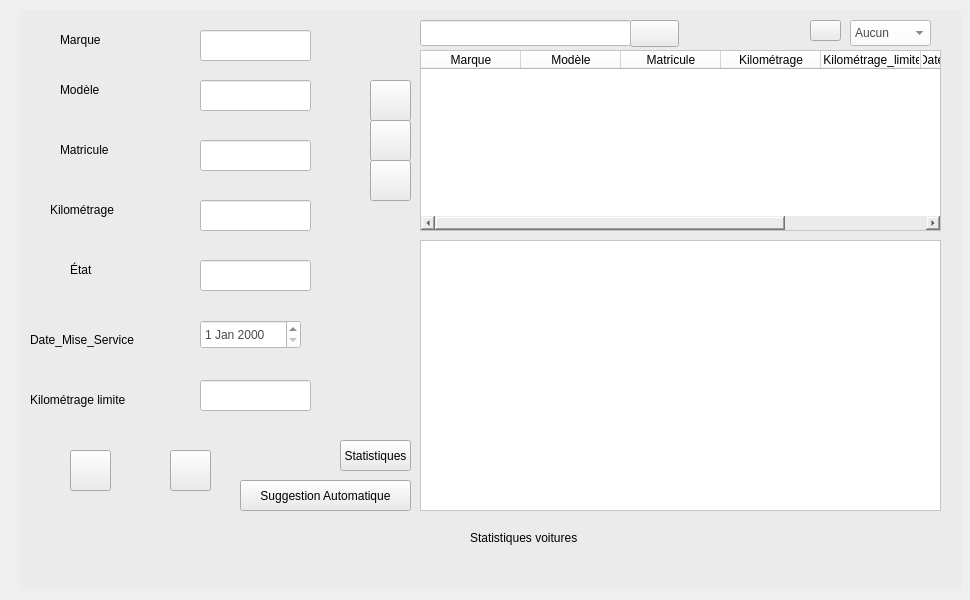
    <widget class="QWidget" name="page_2">
     <widget class="QWidget" name="widget_19" native="true">
      <property name="geometry">
       <rect>
        <x>20</x>
        <y>10</y>
        <width>941</width>
        <height>581</height>
       </rect>
      </property>
      <property name="styleSheet">
       <string notr="true">
background-color: rgb(235, 235, 235);</string>
      </property>
      <widget class="QPushButton" name="pushButton_78">
       <property name="geometry">
        <rect>
         <x>540</x>
         <y>730</y>
         <width>191</width>
         <height>41</height>
        </rect>
       </property>
       <property name="styleSheet">
        <string notr="true">background-color: rgb(251, 140, 0);
font: 12pt &quot;Segoe UI&quot;;</string>
       </property>
       <property name="text">
        <string>Exportation PDF</string>
       </property>
      </widget>
      <widget class="QWidget" name="widget_32" native="true">
       <property name="geometry">
        <rect>
         <x>1240</x>
         <y>280</y>
         <width>181</width>
         <height>151</height>
        </rect>
       </property>
       <property name="styleSheet">
        <string notr="true">background-color: rgb(255, 255, 255);</string>
       </property>
      </widget>
      <widget class="QPushButton" name="pushButton_79">
       <property name="geometry">
        <rect>
         <x>950</x>
         <y>730</y>
         <width>181</width>
         <height>41</height>
        </rect>
       </property>
       <property name="styleSheet">
        <string notr="true">background-color: rgb(229, 57, 53);
font: 12pt &quot;Segoe UI&quot;;
background-color: rgb(216, 53, 50);</string>
       </property>
       <property name="text">
        <string>Supprimer</string>
       </property>
      </widget>
      <widget class="QWidget" name="widget_33" native="true">
       <property name="geometry">
        <rect>
         <x>1230</x>
         <y>490</y>
         <width>201</width>
         <height>201</height>
        </rect>
       </property>
       <property name="styleSheet">
        <string notr="true">background-color: rgb(255, 255, 255);</string>
       </property>
      </widget>
      <widget class="QPushButton" name="pushButton_80">
       <property name="geometry">
        <rect>
         <x>780</x>
         <y>800</y>
         <width>141</width>
         <height>41</height>
        </rect>
       </property>
       <property name="styleSheet">
        <string notr="true">background-color: rgb(51, 181, 31);
font: 12pt &quot;Segoe UI&quot;;</string>
       </property>
       <property name="text">
        <string>Modifier</string>
       </property>
      </widget>
      <widget class="QLabel" name="label_106">
       <property name="geometry">
        <rect>
         <x>1260</x>
         <y>700</y>
         <width>161</width>
         <height>20</height>
        </rect>
       </property>
       <property name="styleSheet">
        <string notr="true">font: 11pt &quot;Segoe UI&quot;;</string>
       </property>
       <property name="text">
        <string>Statistiques élèves</string>
       </property>
      </widget>
      <widget class="QLabel" name="label_107">
       <property name="geometry">
        <rect>
         <x>1270</x>
         <y>440</y>
         <width>121</width>
         <height>20</height>
        </rect>
       </property>
       <property name="styleSheet">
        <string notr="true">font: 11pt &quot;Segoe UI&quot;;</string>
       </property>
       <property name="text">
        <string>Télécharger QR</string>
       </property>
      </widget>
      <widget class="QPushButton" name="pushButton_81">
       <property name="geometry">
        <rect>
         <x>540</x>
         <y>730</y>
         <width>191</width>
         <height>41</height>
        </rect>
       </property>
       <property name="styleSheet">
        <string notr="true">background-color: rgb(251, 140, 0);
font: 12pt &quot;Segoe UI&quot;;</string>
       </property>
       <property name="text">
        <string>Exportation PDF</string>
       </property>
      </widget>
      <widget class="QWidget" name="widget_34" native="true">
       <property name="geometry">
        <rect>
         <x>1240</x>
         <y>280</y>
         <width>181</width>
         <height>151</height>
        </rect>
       </property>
       <property name="styleSheet">
        <string notr="true">background-color: rgb(255, 255, 255);</string>
       </property>
      </widget>
      <widget class="QPushButton" name="pushButton_82">
       <property name="geometry">
        <rect>
         <x>950</x>
         <y>730</y>
         <width>181</width>
         <height>41</height>
        </rect>
       </property>
       <property name="styleSheet">
        <string notr="true">background-color: rgb(229, 57, 53);
font: 12pt &quot;Segoe UI&quot;;
background-color: rgb(216, 53, 50);</string>
       </property>
       <property name="text">
        <string>Supprimer</string>
       </property>
      </widget>
      <widget class="QWidget" name="widget_35" native="true">
       <property name="geometry">
        <rect>
         <x>1230</x>
         <y>490</y>
         <width>201</width>
         <height>201</height>
        </rect>
       </property>
       <property name="styleSheet">
        <string notr="true">background-color: rgb(255, 255, 255);</string>
       </property>
      </widget>
      <widget class="QPushButton" name="pushButton_83">
       <property name="geometry">
        <rect>
         <x>780</x>
         <y>800</y>
         <width>141</width>
         <height>41</height>
        </rect>
       </property>
       <property name="styleSheet">
        <string notr="true">background-color: rgb(51, 181, 31);
font: 12pt &quot;Segoe UI&quot;;</string>
       </property>
       <property name="text">
        <string>Modifier</string>
       </property>
      </widget>
      <widget class="QLabel" name="label_108">
       <property name="geometry">
        <rect>
         <x>1260</x>
         <y>700</y>
         <width>161</width>
         <height>20</height>
        </rect>
       </property>
       <property name="styleSheet">
        <string notr="true">font: 11pt &quot;Segoe UI&quot;;</string>
       </property>
       <property name="text">
        <string>Statistiques élèves</string>
       </property>
      </widget>
      <widget class="QLabel" name="label_109">
       <property name="geometry">
        <rect>
         <x>1270</x>
         <y>440</y>
         <width>121</width>
         <height>20</height>
        </rect>
       </property>
       <property name="styleSheet">
        <string notr="true">font: 11pt &quot;Segoe UI&quot;;</string>
       </property>
       <property name="text">
        <string>Télécharger QR</string>
       </property>
      </widget>
      <widget class="QPushButton" name="pushButton_84">
       <property name="geometry">
        <rect>
         <x>220</x>
         <y>740</y>
         <width>191</width>
         <height>41</height>
        </rect>
       </property>
       <property name="styleSheet">
        <string notr="true">background-color: rgb(251, 140, 0);
font: 12pt &quot;Segoe UI&quot;;</string>
       </property>
       <property name="text">
        <string>Exportation PDF</string>
       </property>
      </widget>
      <widget class="QPushButton" name="pushButton_85">
       <property name="geometry">
        <rect>
         <x>630</x>
         <y>740</y>
         <width>181</width>
         <height>41</height>
        </rect>
       </property>
       <property name="styleSheet">
        <string notr="true">background-color: rgb(229, 57, 53);
font: 12pt &quot;Segoe UI&quot;;
background-color: rgb(216, 53, 50);</string>
       </property>
       <property name="text">
        <string>Supprimer</string>
       </property>
      </widget>
      <widget class="QPushButton" name="pushButton_86">
       <property name="geometry">
        <rect>
         <x>460</x>
         <y>810</y>
         <width>141</width>
         <height>41</height>
        </rect>
       </property>
       <property name="styleSheet">
        <string notr="true">background-color: rgb(51, 181, 31);
font: 12pt &quot;Segoe UI&quot;;</string>
       </property>
       <property name="text">
        <string>Modifier</string>
       </property>
      </widget>
      <widget class="QLabel" name="label_110">
       <property name="geometry">
        <rect>
         <x>940</x>
         <y>710</y>
         <width>161</width>
         <height>20</height>
        </rect>
       </property>
       <property name="styleSheet">
        <string notr="true">font: 11pt &quot;Segoe UI&quot;;</string>
       </property>
       <property name="text">
        <string>Statistiques élèves</string>
       </property>
      </widget>
      <widget class="QLabel" name="label_111">
       <property name="geometry">
        <rect>
         <x>950</x>
         <y>450</y>
         <width>121</width>
         <height>20</height>
        </rect>
       </property>
       <property name="styleSheet">
        <string notr="true">font: 11pt &quot;Segoe UI&quot;;</string>
       </property>
       <property name="text">
        <string>Télécharger QR</string>
       </property>
      </widget>
      <widget class="QPushButton" name="valider">
       <property name="geometry">
        <rect>
         <x>150</x>
         <y>440</y>
         <width>41</width>
         <height>41</height>
        </rect>
       </property>
       <property name="styleSheet">
        <string notr="true"/>
       </property>
       <property name="text">
        <string/>
       </property>
      </widget>
      <widget class="QLabel" name="label_62">
       <property name="geometry">
        <rect>
         <x>50</x>
         <y>250</y>
         <width>31</width>
         <height>20</height>
        </rect>
       </property>
       <property name="styleSheet">
        <string notr="true">color: rgb(0, 0, 0);
font: 8pt &quot;Segoe UI&quot;;</string>
       </property>
       <property name="text">
        <string>État </string>
       </property>
      </widget>
      <widget class="QLineEdit" name="lineEdit_42">
       <property name="geometry">
        <rect>
         <x>180</x>
         <y>70</y>
         <width>111</width>
         <height>31</height>
        </rect>
       </property>
       <property name="styleSheet">
        <string notr="true">background-color: rgb(255, 255, 255);</string>
       </property>
      </widget>
      <widget class="QLabel" name="label_101">
       <property name="geometry">
        <rect>
         <x>30</x>
         <y>190</y>
         <width>71</width>
         <height>20</height>
        </rect>
       </property>
       <property name="styleSheet">
        <string notr="true">color: rgb(0, 0, 0);
font: 8pt &quot;Segoe UI&quot;;</string>
       </property>
       <property name="text">
        <string>Kilométrage</string>
       </property>
      </widget>
      <widget class="QDateEdit" name="dateEdit_7">
       <property name="geometry">
        <rect>
         <x>180</x>
         <y>310</y>
         <width>101</width>
         <height>29</height>
        </rect>
       </property>
       <property name="styleSheet">
        <string notr="true">background-color: rgb(255, 255, 255);
color: rgb(74, 74, 74);</string>
       </property>
      </widget>
      <widget class="QLineEdit" name="lineEdit_45">
       <property name="geometry">
        <rect>
         <x>180</x>
         <y>20</y>
         <width>111</width>
         <height>31</height>
        </rect>
       </property>
       <property name="styleSheet">
        <string notr="true">background-color: rgb(255, 255, 255);</string>
       </property>
      </widget>
      <widget class="QLineEdit" name="lineEdit_44">
       <property name="geometry">
        <rect>
         <x>180</x>
         <y>190</y>
         <width>111</width>
         <height>31</height>
        </rect>
       </property>
       <property name="styleSheet">
        <string notr="true">background-color: rgb(255, 255, 255);</string>
       </property>
      </widget>
      <widget class="QLineEdit" name="lineEdit_43">
       <property name="geometry">
        <rect>
         <x>180</x>
         <y>130</y>
         <width>111</width>
         <height>31</height>
        </rect>
       </property>
       <property name="styleSheet">
        <string notr="true">background-color: rgb(255, 255, 255);</string>
       </property>
      </widget>
      <widget class="QLineEdit" name="lineEdit_41">
       <property name="geometry">
        <rect>
         <x>180</x>
         <y>250</y>
         <width>111</width>
         <height>31</height>
        </rect>
       </property>
       <property name="styleSheet">
        <string notr="true">background-color: rgb(255, 255, 255);</string>
       </property>
      </widget>
      <widget class="QLabel" name="label_100">
       <property name="geometry">
        <rect>
         <x>10</x>
         <y>320</y>
         <width>111</width>
         <height>20</height>
        </rect>
       </property>
       <property name="styleSheet">
        <string notr="true">color: rgb(0, 0, 0);
font: 8pt &quot;Segoe UI&quot;;</string>
       </property>
       <property name="text">
        <string>Date_Mise_Service</string>
       </property>
      </widget>
      <widget class="QLabel" name="label_102">
       <property name="geometry">
        <rect>
         <x>40</x>
         <y>70</y>
         <width>51</width>
         <height>20</height>
        </rect>
       </property>
       <property name="styleSheet">
        <string notr="true">color: rgb(0, 0, 0);
font: 8pt &quot;Segoe UI&quot;;</string>
       </property>
       <property name="text">
        <string>Modèle</string>
       </property>
      </widget>
      <widget class="QLabel" name="label_99">
       <property name="geometry">
        <rect>
         <x>40</x>
         <y>20</y>
         <width>51</width>
         <height>20</height>
        </rect>
       </property>
       <property name="styleSheet">
        <string notr="true">color: rgb(0, 0, 0);
font: 8pt &quot;Segoe UI&quot;;</string>
       </property>
       <property name="text">
        <string>Marque</string>
       </property>
      </widget>
      <widget class="QPushButton" name="boutonViderFormulaireVoiture">
       <property name="geometry">
        <rect>
         <x>50</x>
         <y>440</y>
         <width>41</width>
         <height>41</height>
        </rect>
       </property>
       <property name="styleSheet">
        <string notr="true"/>
       </property>
       <property name="text">
        <string/>
       </property>
      </widget>
      <widget class="QLabel" name="label_48">
       <property name="geometry">
        <rect>
         <x>40</x>
         <y>130</y>
         <width>61</width>
         <height>20</height>
        </rect>
       </property>
       <property name="styleSheet">
        <string notr="true">color: rgb(0, 0, 0);
font: 8pt &quot;Segoe UI&quot;;</string>
       </property>
       <property name="text">
        <string>Matricule</string>
       </property>
      </widget>
      <widget class="QComboBox" name="comboBox_7">
       <property name="geometry">
        <rect>
         <x>830</x>
         <y>10</y>
         <width>81</width>
         <height>26</height>
        </rect>
       </property>
       <property name="styleSheet">
        <string notr="true">background-color: rgb(255, 255, 255);
color: rgb(74, 74, 74);</string>
       </property>
       <item>
        <property name="text">
         <string>Aucun</string>
        </property>
       </item>
       <item>
        <property name="text">
         <string>Matricule</string>
        </property>
       </item>
      </widget>
      <widget class="QPushButton" name="boutonChercherVoiture">
       <property name="geometry">
        <rect>
         <x>610</x>
         <y>10</y>
         <width>49</width>
         <height>27</height>
        </rect>
       </property>
       <property name="styleSheet">
        <string notr="true"/>
       </property>
       <property name="text">
        <string/>
       </property>
      </widget>
      <widget class="QTableWidget" name="listeVoiture">
       <property name="geometry">
        <rect>
         <x>400</x>
         <y>40</y>
         <width>521</width>
         <height>181</height>
        </rect>
       </property>
       <property name="styleSheet">
        <string notr="true">background-color: rgb(255, 255, 255);
color: rgb(0, 0, 0);
alternate-background-color: rgb(169, 185, 255);
alternate-background-color: rgb(206, 189, 255);</string>
       </property>
       <column>
        <property name="text">
         <string>Marque</string>
        </property>
        <property name="background">
         <color>
          <red>255</red>
          <green>255</green>
          <blue>255</blue>
         </color>
        </property>
       </column>
       <column>
        <property name="text">
         <string>Modèle</string>
        </property>
       </column>
       <column>
        <property name="text">
         <string>Matricule</string>
        </property>
       </column>
       <column>
        <property name="text">
         <string>Kilométrage</string>
        </property>
       </column>
       <column>
        <property name="text">
         <string> Kilométrage_limite</string>
        </property>
       </column>
       <column>
        <property name="text">
         <string>Date_Mise_Service</string>
        </property>
       </column>
       <column>
        <property name="text">
         <string>État</string>
        </property>
       </column>
      </widget>
      <widget class="QLineEdit" name="lineEdit_46">
       <property name="geometry">
        <rect>
         <x>400</x>
         <y>10</y>
         <width>211</width>
         <height>26</height>
        </rect>
       </property>
       <property name="styleSheet">
        <string notr="true">background-color: rgb(255, 255, 255);</string>
       </property>
      </widget>
      <widget class="QPushButton" name="boutonExporterPdf">
       <property name="geometry">
        <rect>
         <x>350</x>
         <y>150</y>
         <width>41</width>
         <height>41</height>
        </rect>
       </property>
       <property name="styleSheet">
        <string notr="true"/>
       </property>
       <property name="text">
        <string/>
       </property>
      </widget>
      <widget class="QLabel" name="label_105">
       <property name="geometry">
        <rect>
         <x>450</x>
         <y>520</y>
         <width>121</width>
         <height>16</height>
        </rect>
       </property>
       <property name="styleSheet">
        <string notr="true">  background-color: transparent;</string>
       </property>
       <property name="text">
        <string>Statistiques voitures</string>
       </property>
      </widget>
      <widget class="QPushButton" name="boutonSupprimerVoiture">
       <property name="geometry">
        <rect>
         <x>350</x>
         <y>110</y>
         <width>41</width>
         <height>41</height>
        </rect>
       </property>
       <property name="styleSheet">
        <string notr="true"/>
       </property>
       <property name="text">
        <string/>
       </property>
      </widget>
      <widget class="QPushButton" name="boutonModifierVoiture">
       <property name="geometry">
        <rect>
         <x>350</x>
         <y>70</y>
         <width>41</width>
         <height>41</height>
        </rect>
       </property>
       <property name="styleSheet">
        <string notr="true"/>
       </property>
       <property name="text">
        <string/>
       </property>
      </widget>
      <widget class="QPushButton" name="label_143">
       <property name="geometry">
        <rect>
         <x>320</x>
         <y>430</y>
         <width>71</width>
         <height>31</height>
        </rect>
       </property>
       <property name="styleSheet">
        <string notr="true">font: 8pt &quot;Segoe UI&quot;;</string>
       </property>
       <property name="text">
        <string>Statistiques</string>
       </property>
      </widget>
      <widget class="QPlainTextEdit" name="lineEdit_56">
       <property name="geometry">
        <rect>
         <x>400</x>
         <y>230</y>
         <width>521</width>
         <height>271</height>
        </rect>
       </property>
       <property name="styleSheet">
        <string notr="true">background-color: rgb(255, 255, 255); color: rgb(0, 0, 0);</string>
       </property>
       <property name="readOnly">
        <bool>true</bool>
       </property>
      </widget>
      <widget class="QLineEdit" name="lineEdit_47">
       <property name="geometry">
        <rect>
         <x>180</x>
         <y>370</y>
         <width>111</width>
         <height>31</height>
        </rect>
       </property>
       <property name="styleSheet">
        <string notr="true">background-color: rgb(255, 255, 255);</string>
       </property>
      </widget>
      <widget class="QLabel" name="label_104">
       <property name="geometry">
        <rect>
         <x>10</x>
         <y>380</y>
         <width>121</width>
         <height>20</height>
        </rect>
       </property>
       <property name="styleSheet">
        <string notr="true">color: rgb(0, 0, 0);
font: 8pt &quot;Segoe UI&quot;;</string>
       </property>
       <property name="text">
        <string>Kilométrage limite</string>
       </property>
      </widget>
      <widget class="QPushButton" name="label_103">
       <property name="geometry">
        <rect>
         <x>790</x>
         <y>10</y>
         <width>31</width>
         <height>21</height>
        </rect>
       </property>
       <property name="styleSheet">
        <string notr="true"/>
       </property>
       <property name="text">
        <string/>
       </property>
      </widget>
      <widget class="QPushButton" name="Analyse">
       <property name="geometry">
        <rect>
         <x>220</x>
         <y>470</y>
         <width>171</width>
         <height>31</height>
        </rect>
       </property>
       <property name="styleSheet">
        <string notr="true">font: 8pt &quot;Segoe UI&quot;;</string>
       </property>
       <property name="text">
        <string>Suggestion Automatique</string>
       </property>
      </widget>
      <zorder>pushButton_78</zorder>
      <zorder>widget_32</zorder>
      <zorder>pushButton_79</zorder>
      <zorder>widget_33</zorder>
      <zorder>pushButton_80</zorder>
      <zorder>label_106</zorder>
      <zorder>label_107</zorder>
      <zorder>pushButton_81</zorder>
      <zorder>widget_34</zorder>
      <zorder>pushButton_82</zorder>
      <zorder>widget_35</zorder>
      <zorder>pushButton_83</zorder>
      <zorder>label_108</zorder>
      <zorder>label_109</zorder>
      <zorder>pushButton_84</zorder>
      <zorder>pushButton_85</zorder>
      <zorder>pushButton_86</zorder>
      <zorder>label_110</zorder>
      <zorder>label_111</zorder>
      <zorder>valider</zorder>
      <zorder>label_62</zorder>
      <zorder>lineEdit_42</zorder>
      <zorder>label_101</zorder>
      <zorder>dateEdit_7</zorder>
      <zorder>lineEdit_45</zorder>
      <zorder>lineEdit_44</zorder>
      <zorder>lineEdit_43</zorder>
      <zorder>lineEdit_41</zorder>
      <zorder>label_100</zorder>
      <zorder>label_102</zorder>
      <zorder>label_99</zorder>
      <zorder>boutonViderFormulaireVoiture</zorder>
      <zorder>label_48</zorder>
      <zorder>comboBox_7</zorder>
      <zorder>boutonChercherVoiture</zorder>
      <zorder>listeVoiture</zorder>
      <zorder>lineEdit_46</zorder>
      <zorder>boutonExporterPdf</zorder>
      <zorder>label_105</zorder>
      <zorder>boutonSupprimerVoiture</zorder>
      <zorder>boutonModifierVoiture</zorder>
      <zorder>lineEdit_56</zorder>
      <zorder>label_143</zorder>
      <zorder>lineEdit_47</zorder>
      <zorder>label_104</zorder>
      <zorder>label_103</zorder>
      <zorder>Analyse</zorder>
     </widget>
    </widget>
